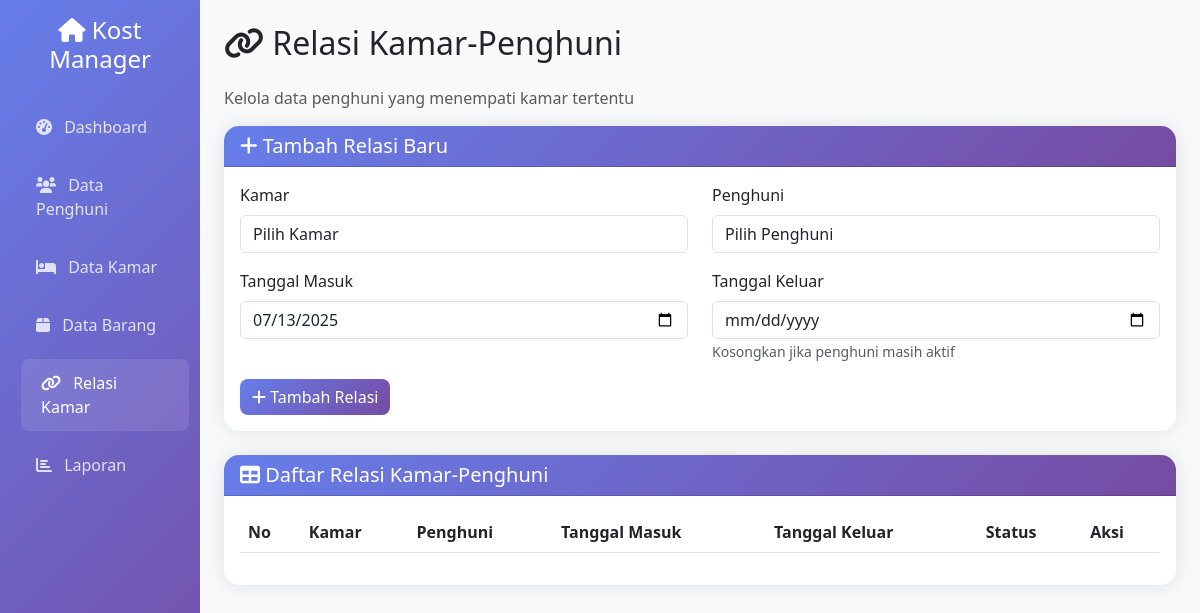
Before: /relasi_kamar.php with the older database file.
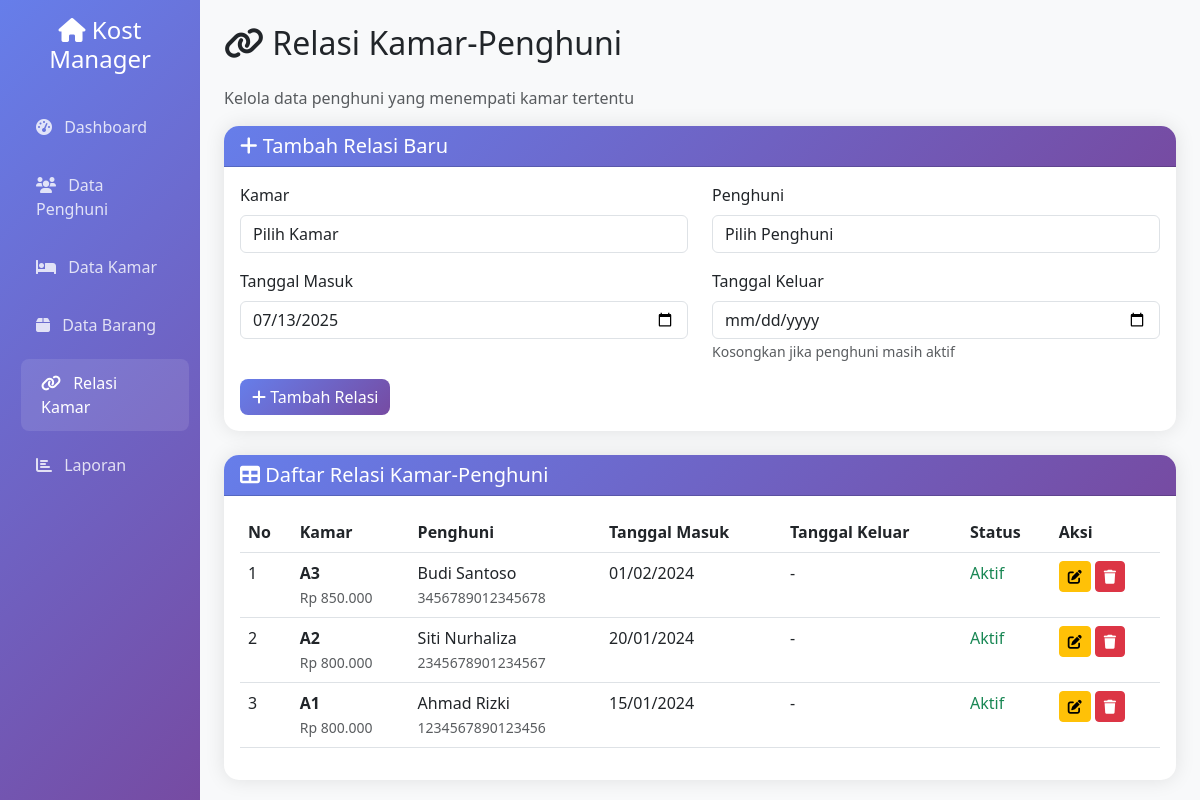
After: the same page with the newer database file.
### tables this page shows
CREATE TABLE IF NOT EXISTS tb_kmr_penghuni (
    id INT AUTO_INCREMENT PRIMARY KEY,
    id_kamar INT NOT NULL,
    id_penghuni INT NOT NULL,
    tgl_masuk DATE NOT NULL,
    tgl_keluar DATE NULL,
    created_at TIMESTAMP DEFAULT CURRENT_TIMESTAMP,
    updated_at TIMESTAMP DEFAULT CURRENT_TIMESTAMP ON UPDATE CURRENT_TIMESTAMP,
    FOREIGN KEY (id_kamar) REFERENCES tb_kamar(id) ON DELETE CASCADE,
    FOREIGN KEY (id_penghuni) REFERENCES tb_penghuni(id) ON DELETE CASCADE
);

CREATE TABLE IF NOT EXISTS tb_kamar (
    id INT AUTO_INCREMENT PRIMARY KEY,
    nomor VARCHAR(10) NOT NULL UNIQUE,
    harga DECIMAL(10,2) NOT NULL,
    created_at TIMESTAMP DEFAULT CURRENT_TIMESTAMP,
    updated_at TIMESTAMP DEFAULT CURRENT_TIMESTAMP ON UPDATE CURRENT_TIMESTAMP
);

CREATE TABLE IF NOT EXISTS tb_penghuni (
    id INT AUTO_INCREMENT PRIMARY KEY,
    nama VARCHAR(100) NOT NULL,
    no_ktp VARCHAR(16) NOT NULL UNIQUE,
    no_hp VARCHAR(15) NOT NULL,
    tgl_masuk DATE NOT NULL,
    tgl_keluar DATE NULL,
    kamar_id INT,
    created_at TIMESTAMP DEFAULT CURRENT_TIMESTAMP,
    updated_at TIMESTAMP DEFAULT CURRENT_TIMESTAMP ON UPDATE CURRENT_TIMESTAMP,
    FOREIGN KEY (kamar_id) REFERENCES tb_kamar(id) ON DELETE SET NULL
);

### relasi_kamar.php (the view, shortened to what the changed rows need)
<?php
include 'database/config.php';
?>
<!DOCTYPE html>
<html lang="id">
<head>
    <link href="https://cdn.jsdelivr.net/npm/bootstrap@5.3.0/dist/css/bootstrap.min.css" rel="stylesheet">
    <link href="https://cdnjs.cloudflare.com/ajax/libs/font-awesome/6.0.0/css/all.min.css" rel="stylesheet">
</head>
<body>
    <div class="container-fluid">
        <div class="row">
            <div class="col-md-9 col-lg-10 main-content p-4">
                <div class="row">
                    <div class="col-12">
                        <h2 class="mb-4"><i class="fas fa-link"></i> Relasi Kamar-Penghuni</h2>
                    </div>
                </div>
                <div class="card">
                    <div class="card-body">
                        <div class="table-responsive">
                            <table class="table table-hover">
                                <thead>
                                    <tr>
                                        <th>No</th>
                                        <th>Kamar</th>
                                        <th>Penghuni</th>
                                        <th>Tanggal Masuk</th>
                                        <th>Tanggal Keluar</th>
                                        <th>Status</th>
                                        <th>Aksi</th>
                                    </tr>
                                </thead>
                                <tbody>
                                    <?php
                                    $query = "SELECT kp.*, k.nomor as nomor_kamar, k.harga, p.nama as nama_penghuni, p.no_ktp
                                             FROM tb_kmr_penghuni kp
                                             INNER JOIN tb_kamar k ON kp.id_kamar = k.id
                                             INNER JOIN tb_penghuni p ON kp.id_penghuni = p.id
                                             ORDER BY kp.tgl_masuk DESC";
                                    $result = mysqli_query($conn, $query);
                                    $no = 1;
                                    while ($row = mysqli_fetch_assoc($result)) {
                                        $status = $row['tgl_keluar'] ? 'Keluar' : 'Aktif';
                                        $status_class = $status == 'Aktif' ? 'text-success' : 'text-danger';
                                        echo "<tr>";
                                        echo "<td>" . $no++ . "</td>";
                                        echo "<td><strong>" . htmlspecialchars($row['nomor_kamar']) . "</strong><br>";
                                        echo "<small class='text-muted'>Rp " . number_format($row['harga'], 0, ',', '.') . "</small></td>";
                                        echo "<td>" . htmlspecialchars($row['nama_penghuni']) . "<br>";
                                        echo "<small class='text-muted'>" . $row['no_ktp'] . "</small></td>";
                                        echo "<td>" . date('d/m/Y', strtotime($row['tgl_masuk'])) . "</td>";
                                        echo "<td>" . ($row['tgl_keluar'] ? date('d/m/Y', strtotime($row['tgl_keluar'])) : '-') . "</td>";
                                        echo "<td><span class='$status_class'>$status</span></td>";
                                        echo "<td>";
                                        echo "<a href='?edit=" . $row['id'] . "' class='btn btn-sm btn-warning me-1'><i class='fas fa-edit'></i></a>";
                                        echo "<a href='?hapus=" . $row['id'] . "' class='btn btn-sm btn-danger' onclick='return confirm(\"Yakin ingin menghapus data ini?\")'><i class='fas fa-trash'></i></a>";
                                        echo "</td>";
                                        echo "</tr>";
                                    }
                                    ?>
                                </tbody>
                            </table>
                        </div>
                    </div>
                </div>
            </div>
        </div>
    </div>
</body>
</html>

Changed rows visible on the page:
added tb_kmr_penghuni: id_kamar.nomor "A3", id_kamar.harga "850.000", id_penghuni.nama "Budi Santoso", id_penghuni.no_ktp "3456789012345678", tgl_masuk "01/02/2024", tgl_keluar "Aktif"
added tb_kmr_penghuni: id_kamar.nomor "A2", id_kamar.harga "800.000", id_penghuni.nama "Siti Nurhaliza", id_penghuni.no_ktp "2345678901234567", tgl_masuk "20/01/2024", tgl_keluar "Aktif"
added tb_kmr_penghuni: id_kamar.nomor "A1", id_kamar.harga "800.000", id_penghuni.nama "Ahmad Rizki", id_penghuni.no_ktp "1234567890123456", tgl_masuk "15/01/2024", tgl_keluar "Aktif"
